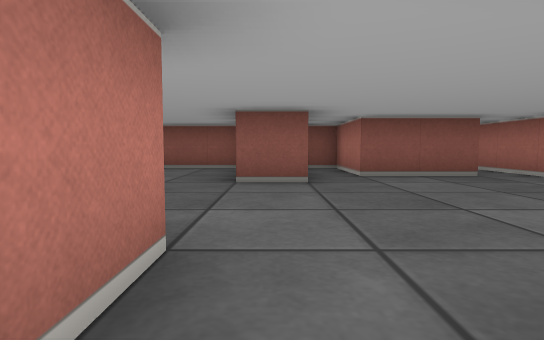
[1] (above)

24 first-person views from a walk through a cub3D level. The camera is about half as high as the walls, tilts 4° down and sees 80° across. The floor is counted in squares. Each view is taken from the middle of a square. On the plan, view 1 faces up. The plan holds only what a view shows up to about 9 squares ahead; the rest is blank.

[2]
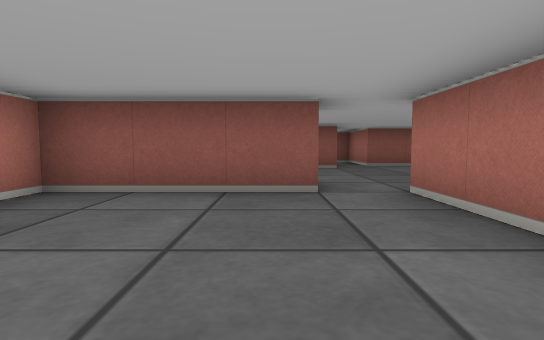

[3]
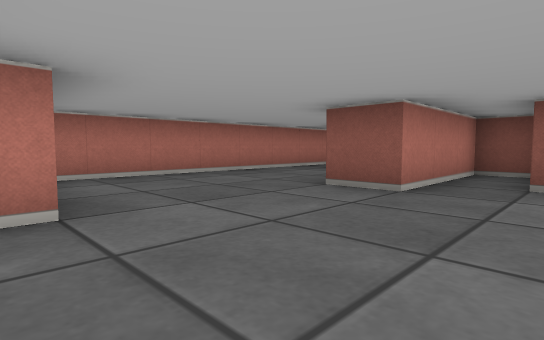

[4]
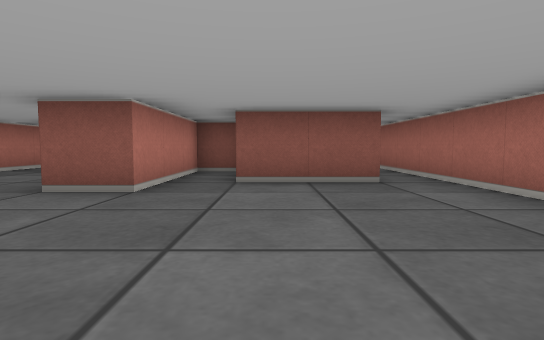

[5]
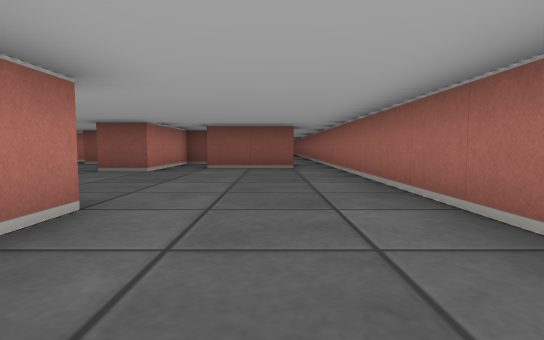

[6]
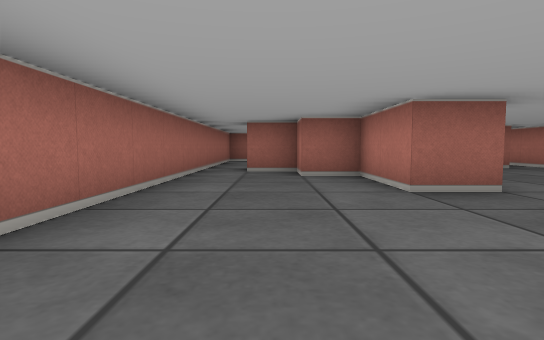

[7]
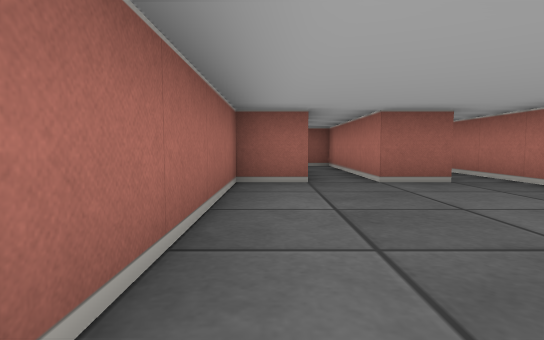

[8]
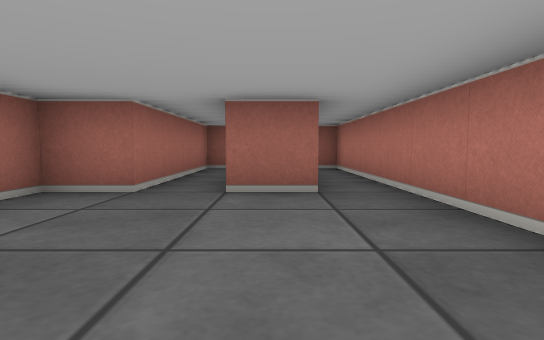

[9]
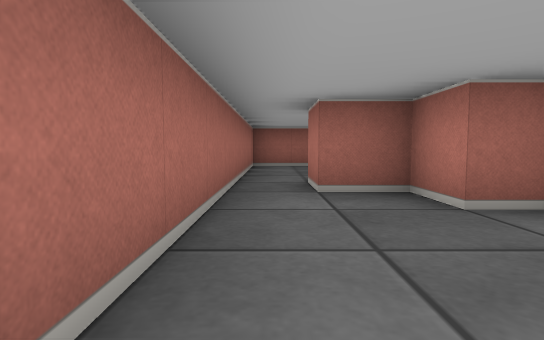

[10]
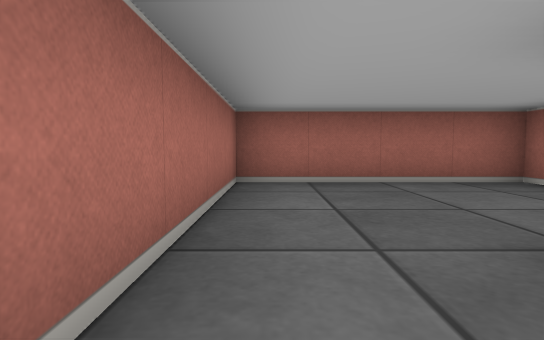

[11]
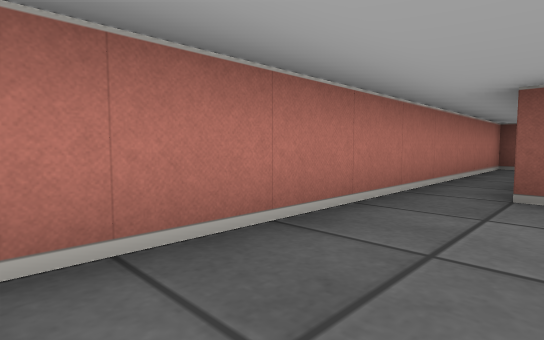

[12]
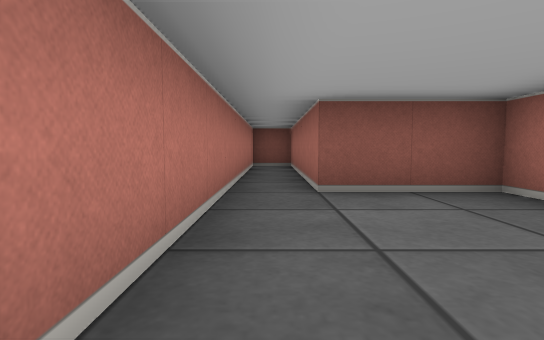

[13]
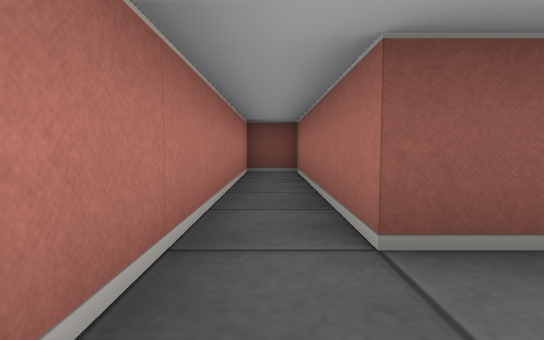

[14]
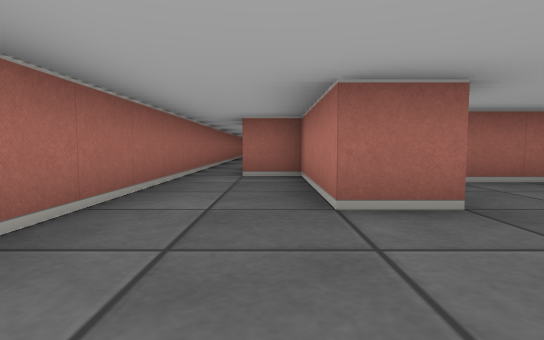

[15]
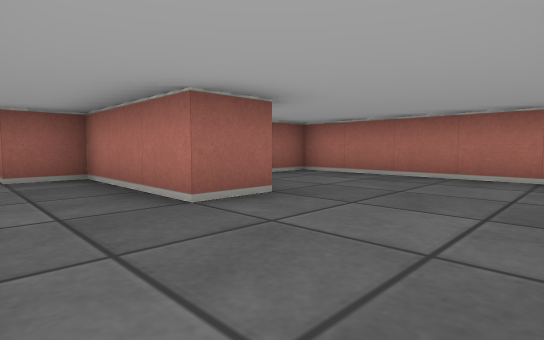

[16]
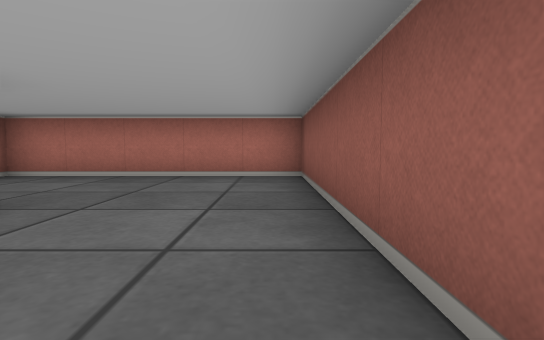

[17]
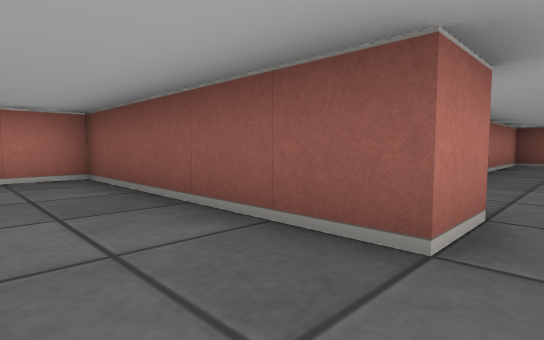

[18]
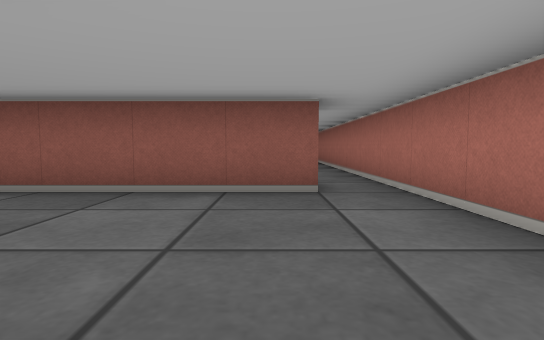

[19]
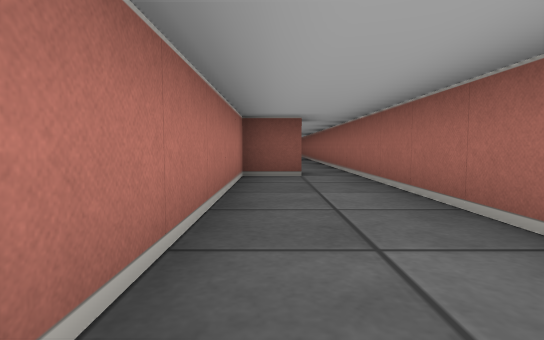

[20]
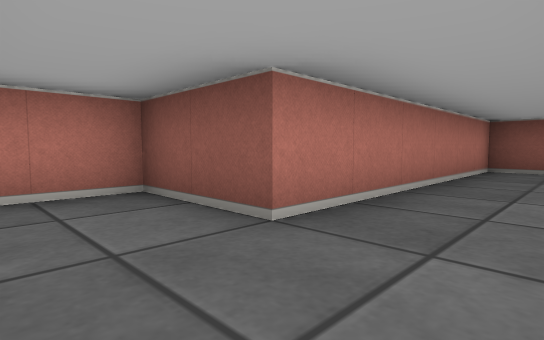

[21]
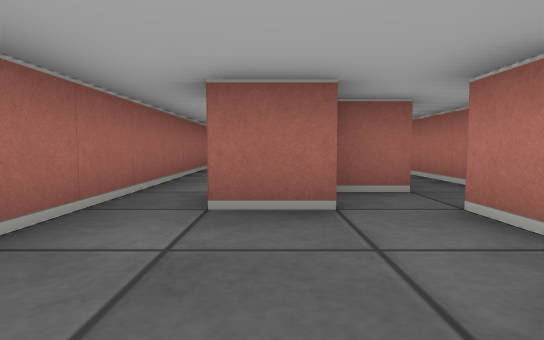

[22]
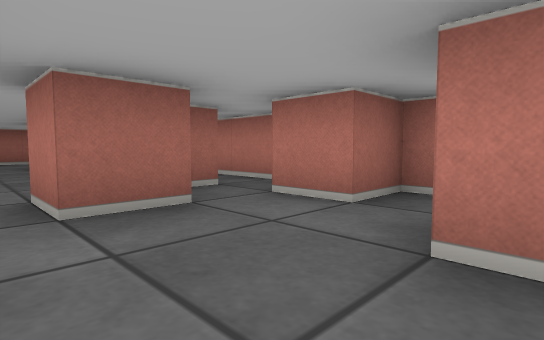

[23]
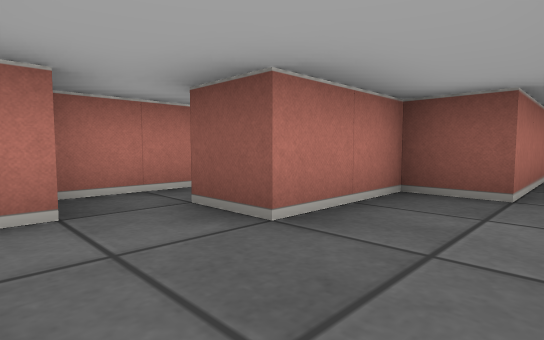

[24]
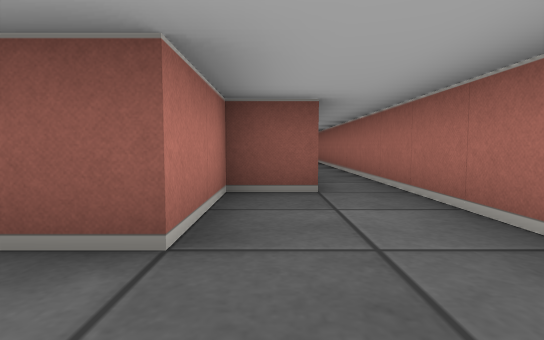

### Floor plan
Points are (right, up) in squares from view 1. A wall is a line through its corners. A room is listed if a view was taken in it or the views show most of it. See-through windows are left out.
Room 1 (views 1, 2, 8)
walls: (-2.6, -3.5) (-1.5, -3.5) (-1.5, -7.5) (-0.5, -7.5) (-0.5, -3.5) (0.5, -3.5) (0.5, 0.5); (-3.5, -1.8) (-3.5, -7.5) (-3, -7.5); (-0.5, 0.5) (-3.5, 0.5) (-3.5, -0.1)
ways out: opening at (0, 0) to room 2
Room 2 (views 3, 4, 5, 6, 7, 9, 11, 12, 13)
walls: (-0.5, 1.6) (-0.5, 0.5); (3.6, 5.5) (1.5, 5.5) (1.5, 7.5) (0.5, 7.5) (0.5, 4.5) (-0.5, 4.5); (-0.5, 6.9) (-0.5, 7.5) (-2.5, 7.5) (-2.5, 12.5) (-3.5, 12.5) (-3.5, 2); (0.5, 0.5) (1.5, 0.5) (1.5, -1.5) (2.5, -1.5) (2.5, -2.5) (3.5, -2.5); (4.5, -2.5) (4.5, 7.4)
ways out: opening at (0, 0) to room 1; opening at (4, -3) to room 3; opening at (4, 8) to room 4
Room 3 (view 10)
walls: (0.4, -7.5) (4.5, -7.5) (4.5, -2.5); (3.5, -2.5) (3.5, -3.5)
ways out: opening at (4, -3) to room 2
Room 4 (views 14, 15, 16, 17, 18)
walls: (1.4, 10.5) (2.5, 10.5) (2.5, 7.5) (3.5, 7.5); (3.5, 14.6) (3.5, 13.5) (-1.5, 13.5) (-1.5, 8.5) (0.4, 8.5); (4.5, 7.4) (4.5, 14.4)
ways out: opening at (4, 8) to room 2; opening at (4, 14) to room 5
Room 5 (views 19, 20)
walls: (4.5, 14.4) (4.5, 23.4); (3.5, 23.5) (3.5, 22.5) (2.5, 22.5) (2.5, 16.5) (0.5, 16.5) (0.5, 15.2)
ways out: opening at (4, 14) to room 4; opening at (4, 23) to room 6
Room 6 (views 21, 22, 23, 24)
walls: (0.5, 26.1) (0.5, 24.5) (1.5, 24.5) (1.5, 23.5); (2.4, 23.5) (3.5, 23.5); (4.5, 23.4) (4.5, 30.6); (3.5, 29.8) (3.5, 27.5) (2.5, 27.5) (2.5, 25.5) (1.5, 25.5)
ways out: opening at (4, 23) to room 5; opening at (2, 23) to room 7; opening at (1, 26); opening at (4, 31)
Room 7 (no view inside)
walls: (1.4, 22.5) (2.5, 22.5); (0.5, 22.5) (0.5, 20.1)
ways out: opening at (2, 23) to room 6

Positions as (right, up) in squares from view 1, and headings:
1: (0, 0), facing up
2: (-1, -3), facing up
3: (2, 1), facing up-left
4: (2, 1), facing up
5: (3, -2), facing up
6: (3, 4), facing down
7: (0, 1), facing down
8: (-2, 0), facing down
9: (4, 1), facing down
10: (4, -3), facing down
11: (-2, 4), facing up-left
12: (-3, 4), facing up
13: (-3, 6), facing up
14: (3, 13), facing down
15: (4, 13), facing down-left
16: (4, 13), facing left
17: (4, 12), facing up-left
18: (3, 10), facing up
19: (3, 17), facing up
20: (4, 15), facing up-left
21: (3, 26), facing down
22: (4, 26), facing down-left
23: (4, 24), facing up-left
24: (3, 24), facing up
